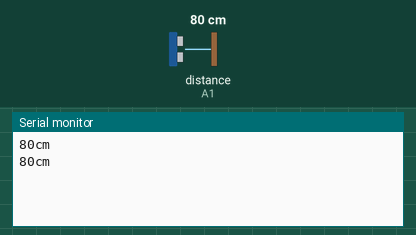
The sketch below on a simulated Arduino Uno, built with avr-gcc and run on an emulated ATmega328P. Parts: the last lines printed to the serial monitor. Inputs (shaded band) come from the test bench; at power-on: distance to the obstacle (sensor on A1) 80 cm. The echo pulse lasts 58.3 µs per cm.

Above: at 2.2 s.
2.3 s: distance to the obstacle (sensor on A1) set to 2 cm
At 3.6 s:
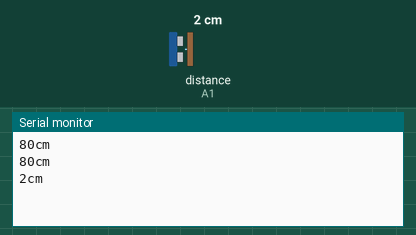
3.8 s: distance to the obstacle (sensor on A1) set to 4 cm
At 4.7 s:
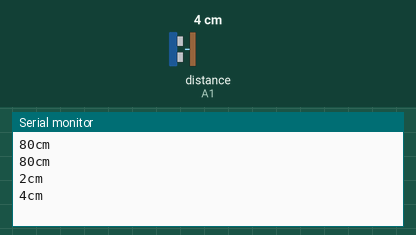
Timing chart, 0 to 6.8 s (numbered marks = the images above; inputs shaded):
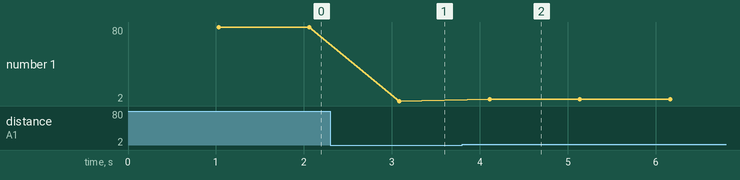

The sketch:

Ultrasonic_Sensor_Module.ino
```cpp
#include "SR04.h"
#define TRIG_PIN A1
#define ECHO_PIN A0
SR04 sr04 = SR04(ECHO_PIN,TRIG_PIN);
long a;

void setup() {
   Serial.begin(9600);
   delay(1000);
}

void loop() {
   a=sr04.Distance();
   Serial.print(a);
   Serial.println("cm");
   delay(1000);
}
```

Measured:
- after the input at 2.3 s, the serial monitor: prints a new line after 0.79 s (image 1)
- after the input at 3.8 s, the serial monitor: prints a new line after 0.31 s (image 2)
- plotted number 1: 80 → 2 after the input at 2.3 s, 2 → 4 after the input at 3.8 s
